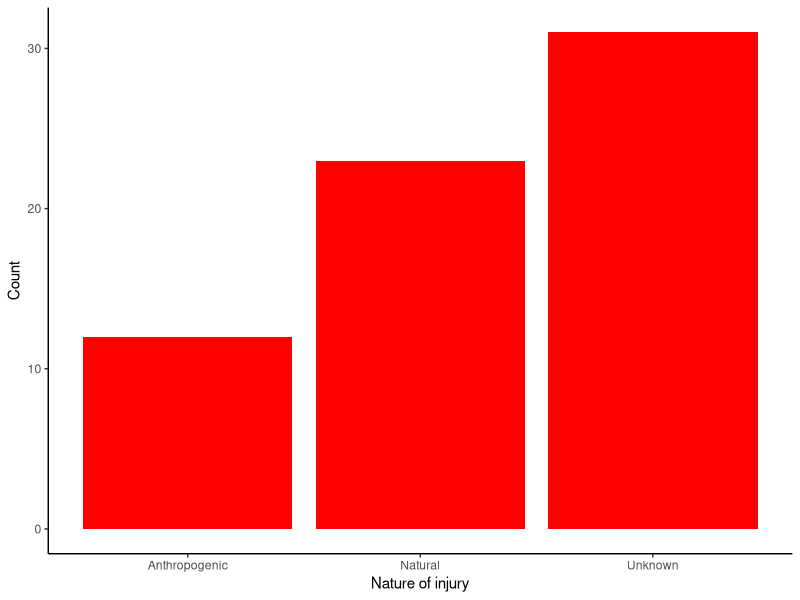
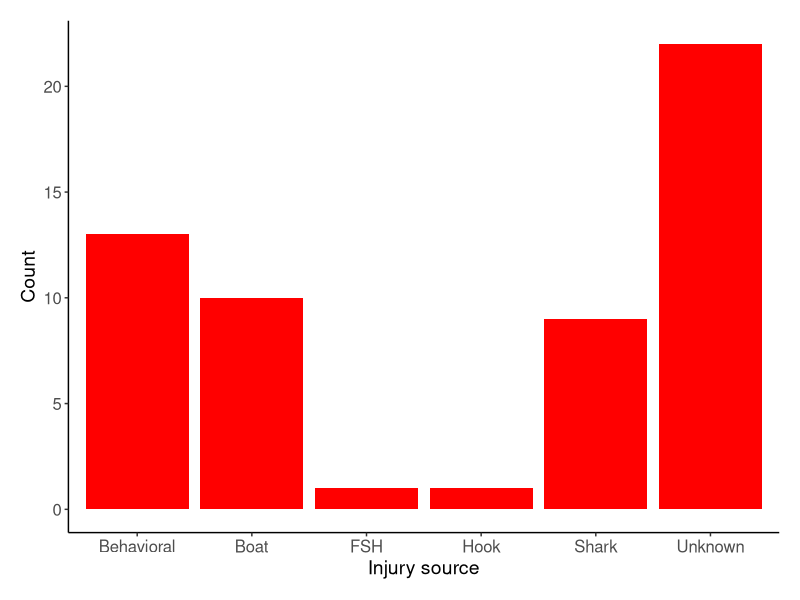

Generate these figures, in order, with R:
## ---- chunk 1
library(tidyverse); theme_set(theme_classic())
## ---- chunk 2
df <- read.csv("GreenSeaTurtleInjuries_3.29.24.csv", h=TRUE)
## ---- chunk 3
df$Nature <- as.factor(df$Nature)
levels(df$Nature)

df$BodyPart <- as.factor(df$BodyPart)
levels(df$BodyPart)

df$InjuryType <- as.factor(df$InjuryType)
levels(df$InjuryType)

df$InjuryStage <- as.factor(df$InjuryStage)
levels(df$InjuryStage)

df$Source <- as.factor(df$Source)
levels(df$Source)
## ---- chunk 4
#average CCL 
meanCCL <- mean(df$CCLmax, na.rm = TRUE)
meanCCL #104.5 

sdCCL <- sd(df$CCLmax, na.rm = TRUE)
sdCCL #7.9
## ---- chunk 5
Nature.plot <- ggplot(data=subset(df, !is.na(Nature) & Nature != 4), aes(x=Nature))+
  geom_bar(fill = "red")+
  labs(x = "Nature of injury", 
       y = "Count")+
  scale_x_discrete(labels = c("1" = "Anthropogenic",
                              "2" = "Natural",
                              "3" = "Unknown"))
  theme(axis.text.x = element_text(size = 12),
          axis.title.x = element_text(size = 14),
          axis.text.y = element_text(size = 12),
          axis.title.y = element_text(size = 14),
          plot.margin = margin(15,15,15,15))
Nature.plot
## ---- chunk 6
#Number of anthropogenic injuries
anthro <- length(df$Nature[df$Nature==1])

#Number of natural injuries
natural <- length(df$Nature[df$Nature==2])

#Number of unknown injuries
unknown <- length(df$Nature[df$Nature==3])
## ---- chunk 7
#Anthropogenic
#1-sample proportions test with Yates continuity correction
prop.test(unknown, natural+anthro+unknown,
          alternative = "two.sided",
          conf.level = 0.95,
          correct = TRUE) #this line makes the test non-parametric to account for small sample size (N<30)

#This test indicates that the proportion of anthropogenic injuries is significantly less than 0.5.
## ---- chunk 8
#Anthropogenic
#1-sample proportions test with Yates continuity correction
prop.test(anthro, natural+anthro,
          alternative = "two.sided",
          conf.level = 0.95,
          correct = TRUE) #this line makes the test non-parametric to account for small sample size (N<30)

#This test indicates that the proportion of anthropogenic injuries is significantly less than 0.5.
## ---- chunk 9
Source.plot <- ggplot(data=subset(df, !is.na(Source) & df$Source != "MS"), aes(x=Source))+
  geom_bar(fill = "red")+
  labs(x = "Injury source", 
       y = "Count")+
  theme(axis.text.x = element_text(size = 12),
          axis.title.x = element_text(size = 14),
          axis.text.y = element_text(size = 12),
          axis.title.y = element_text(size = 14),
          plot.margin = margin(15,15,15,15))
Source.plot
